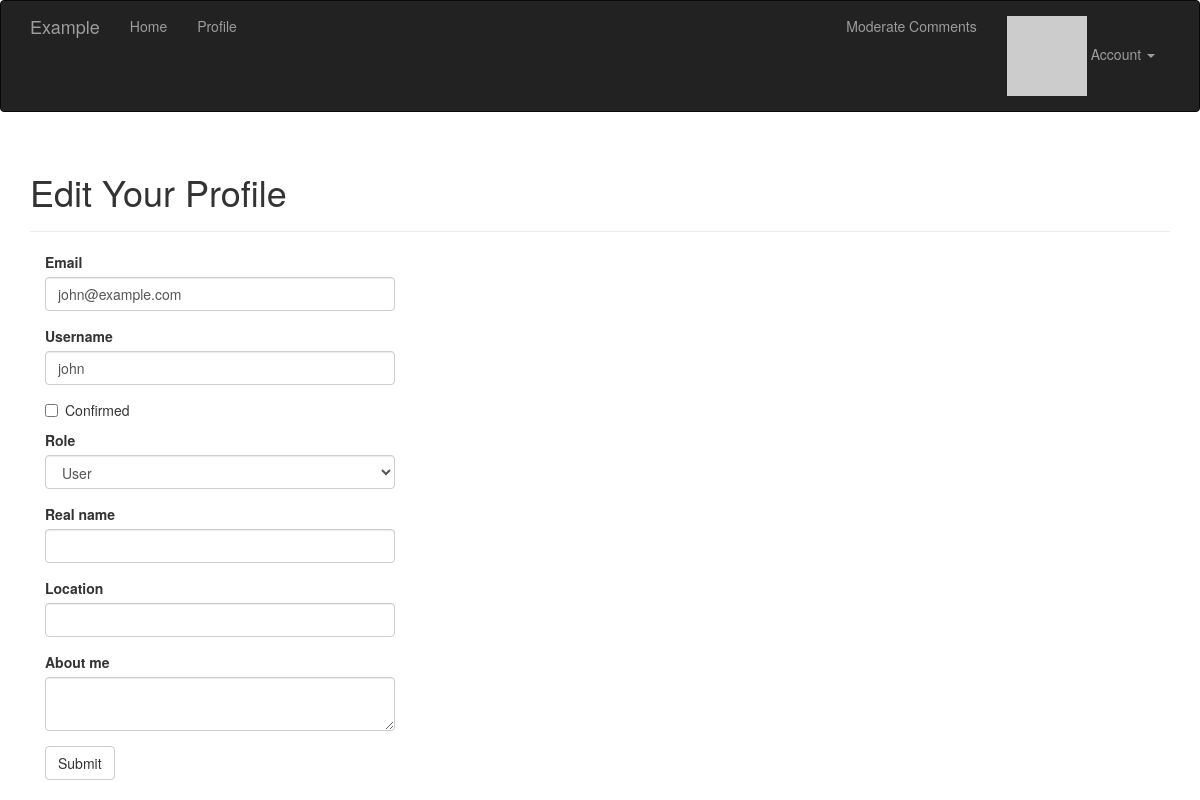
/edit-profile/3 (signed in), run on the app's committed database.
### app/models.py (models this page shows, shortened)
class User(UserMixin, db.Model):
  __tablename__ = 'users'
  id = db.Column(db.Integer, primary_key=True)
  username = db.Column(db.String(64), unique=True,
                       nullable=False, index=True, default='')
  email = db.Column(db.String(64), unique=True,
                    nullable=False, index=True, default='')
  password_hash = db.Column(db.String(256), nullable=False)
  confirmed = db.Column(db.Boolean, default=False, nullable=False)
  name = db.Column(db.String(64))
  location = db.Column(db.String(64))
  about_me = db.Column(db.Text())
  member_since = db.Column(db.DateTime(), default=datetime.now(timezone.utc))
  last_seen = db.Column(db.DateTime(), default=datetime.now(timezone.utc))
  avatar_hash = db.Column(db.String(32))
  role_id = db.Column(db.Integer, db.ForeignKey('roles.id'))
  posts = db.relationship('Post', backref='author', lazy='dynamic')
  followed = db.relationship(
      'Follow',
      foreign_keys=[Follow.follower_id],  # 这里引用了Follow
      backref=db.backref('follower', lazy='joined'),
      lazy='dynamic',
      cascade='all, delete-orphan')
  followers = db.relationship(
      'Follow', foreign_keys=[Follow.followed_id],
      backref=db.backref('followed', lazy='joined'),
      lazy='dynamic',
      cascade='all, delete-orphan')
  comments = db.relationship('Comment', backref='author', lazy='dynamic')
  @property
  def password(self):
    raise AttributeError('password is not a readable attribute')
  def can(self, perm):
    return self.role is not None and self.role.has_permission(perm)
  def ping(self):
    self.last_seen = datetime.now(timezone.utc)
    db.session.add(self)
    db.session.commit()
  def gravatar_hash(self):
    return hashlib.md5(self.email.lower().encode('utf-8')).hexdigest()
  def gravatar(self, size=100, default='identicon', rating='g'):
    if request.is_secure:
      url = 'https://secure.gravatar.com/avatar'
    else:
      url = 'http://www.gravatar.com/avatar'
    hash = self.avatar_hash or self.gravatar_hash()
    return '{url}/{hash}?s={size}&d={default}&r={rating}'.format(
        url=url, hash=hash, size=size, default=default, rating=rating)

### app/main/views.py (the view, shortened to what this page needs)
@main.route('/edit-profile/<int:id>', methods=['GET', 'POST'])  # 编辑某个profile
@login_required
@admin_required
def edit_profile_admin(id):
  user = User.query.get_or_404(id)
  form = EditProfileAdminForm(user=user)
  form.email.data = user.email
  form.username.data = user.username
  form.confirmed.data = user.confirmed
  form.role.data = user.role_id
  form.name.data = user.name
  form.location.data = user.location
  form.about_me.data = user.about_me
  return render_template('edit_profile.html', form=form, user=user)

### app/main/forms.py (shortened to what this page needs)
class EditProfileAdminForm(FlaskForm):
  email = StringField('Email', validators=[DataRequired(), Length(1, 64),
                                           Email()])
  username = StringField('Username', validators=[
      DataRequired(), Length(1, 64),
      Regexp('^[A-Za-z][A-Za-z0-9_.]*$', 0,
             'Usernames must have only letters, numbers, dots or '
             'underscores')])
  confirmed = BooleanField('Confirmed')
  role = SelectField('Role', coerce=int)
  name = StringField('Real name', validators=[Length(0, 64)])
  location = StringField('Location', validators=[Length(0, 64)])
  about_me = TextAreaField('About me')
  submit = SubmitField('Submit')
  def __init__(self, user, *args, **kwargs):
    super(EditProfileAdminForm, self).__init__(*args, **kwargs)
    self.role.choices = [(role.id, role.name)
                         for role in Role.query.order_by(Role.name).all()]
    self.user = user

### app/auth/views.py (called while the page is built)
@auth.before_app_request
def before_request():
  if current_user.is_authenticated:
    current_user.ping()
    if not current_user.confirmed \
            and request.blueprint != 'auth' \
            and request.endpoint != 'static':
      return redirect(url_for('auth.unconfirmed'))

### app/main/__init__.py (called while the page is built)
@main.app_context_processor
def inject_permissions():
  return dict(Permission=Permission)

### app/main/views.py (called while the page is built)
@main.after_app_request
def after_request(response):  # 请求后处理器
  for query in get_recorded_queries():
    current_app.logger.debug(
        'Query: %s\nParameters: %s\nDuration: %fs\nContext: %s\n'
        % (query.statement, query.parameters, query.duration,
           query.location))
  return response

### app/models.py (called while the page is built)
@login_manager.user_loader
def load_user(user_id):
  return User.query.get(int(user_id))

  def has_permission(self, perm):
    return self.permissions & perm == perm

### app/templates/edit_profile.html (shortened to what this page needs)
{% extends "base.html" %}
{% import "bootstrap/wtf.html" as wtf %}
{% block page_content %}
<div class="page-header">
  <h1>Edit Your Profile</h1>
</div>
<div class="col-md-4">
  {{ wtf.quick_form(form) }}
</div>
{% endblock %}

### data on the page
User: email "john@example.com", username "john", role "User"
